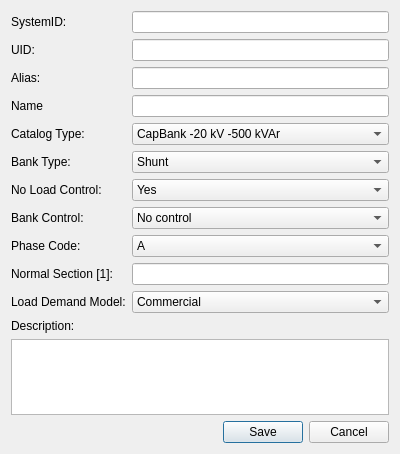
<?xml version="1.0" encoding="UTF-8"?>
<ui version="4.0">
 <class>ReactorBankPlacement</class>
 <widget class="QDialog" name="ReactorBankPlacement">
  <property name="geometry">
   <rect>
    <x>0</x>
    <y>0</y>
    <width>400</width>
    <height>454</height>
   </rect>
  </property>
  <property name="windowTitle">
   <string>Dialog</string>
  </property>
  <layout class="QVBoxLayout" name="verticalLayout">
   <item>
    <layout class="QGridLayout" name="gridLayout_2">
     <item row="4" column="1">
      <widget class="QLineEdit" name="reactorBPName_lineEdit"/>
     </item>
     <item row="7" column="1">
      <widget class="QComboBox" name="reactorBPNLC_comboBox">
       <item>
        <property name="text">
         <string>Yes</string>
        </property>
       </item>
       <item>
        <property name="text">
         <string>No</string>
        </property>
       </item>
      </widget>
     </item>
     <item row="13" column="0" colspan="2">
      <widget class="QTextEdit" name="reactorBPDescription_textEdit"/>
     </item>
     <item row="4" column="0">
      <widget class="QLabel" name="label_23">
       <property name="text">
        <string>Name</string>
       </property>
      </widget>
     </item>
     <item row="8" column="1">
      <widget class="QComboBox" name="reactorBPBC_comboBox">
       <item>
        <property name="text">
         <string>No control</string>
        </property>
       </item>
       <item>
        <property name="text">
         <string>Volt/VAr control</string>
        </property>
       </item>
       <item>
        <property name="text">
         <string>Voltage regulation</string>
        </property>
       </item>
       <item>
        <property name="text">
         <string>Time switched control</string>
        </property>
       </item>
      </widget>
     </item>
     <item row="8" column="0">
      <widget class="QLabel" name="label_14">
       <property name="text">
        <string>Bank Control:</string>
       </property>
      </widget>
     </item>
     <item row="9" column="1">
      <widget class="QComboBox" name="reactorBPPC_comboBox">
       <item>
        <property name="text">
         <string>A</string>
        </property>
       </item>
       <item>
        <property name="text">
         <string>B</string>
        </property>
       </item>
       <item>
        <property name="text">
         <string>C</string>
        </property>
       </item>
       <item>
        <property name="text">
         <string>AB</string>
        </property>
       </item>
       <item>
        <property name="text">
         <string>AC</string>
        </property>
       </item>
       <item>
        <property name="text">
         <string>BC</string>
        </property>
       </item>
       <item>
        <property name="text">
         <string>ABC</string>
        </property>
       </item>
      </widget>
     </item>
     <item row="10" column="1">
      <widget class="QLineEdit" name="reactorBPNormSect_lineEdit"/>
     </item>
     <item row="3" column="0">
      <widget class="QLabel" name="label_16">
       <property name="text">
        <string>Alias:</string>
       </property>
      </widget>
     </item>
     <item row="9" column="0">
      <widget class="QLabel" name="label_13">
       <property name="text">
        <string>Phase Code:</string>
       </property>
      </widget>
     </item>
     <item row="6" column="1">
      <widget class="QComboBox" name="reactorBPBankType_comboBox">
       <item>
        <property name="text">
         <string>Shunt</string>
        </property>
       </item>
       <item>
        <property name="text">
         <string>Serial</string>
        </property>
       </item>
      </widget>
     </item>
     <item row="6" column="0">
      <widget class="QLabel" name="label_20">
       <property name="text">
        <string>Bank Type: </string>
       </property>
      </widget>
     </item>
     <item row="2" column="0">
      <widget class="QLabel" name="label_19">
       <property name="text">
        <string>UID:</string>
       </property>
      </widget>
     </item>
     <item row="11" column="0">
      <widget class="QLabel" name="label_22">
       <property name="text">
        <string>Load Demand Model:</string>
       </property>
      </widget>
     </item>
     <item row="5" column="1">
      <widget class="QComboBox" name="reactorBPCatType_comboBox">
       <item>
        <property name="text">
         <string>CapBank -20 kV -500 kVAr</string>
        </property>
       </item>
       <item>
        <property name="text">
         <string>CapBank -20 kV -250 kVAr</string>
        </property>
       </item>
       <item>
        <property name="text">
         <string>CapBank -20 kV -1000 kVAr</string>
        </property>
       </item>
       <item>
        <property name="text">
         <string>CapBank -20 kV -100 kVAr</string>
        </property>
       </item>
       <item>
        <property name="text">
         <string>CapBank -20 kV -2500 kVAr</string>
        </property>
       </item>
      </widget>
     </item>
     <item row="2" column="1">
      <widget class="QLineEdit" name="reactorBPUID_lineEdit"/>
     </item>
     <item row="1" column="1">
      <widget class="QLineEdit" name="reactorBPsystemID_lineEdit"/>
     </item>
     <item row="11" column="1">
      <widget class="QComboBox" name="reactorBPLDM_comboBox">
       <item>
        <property name="text">
         <string>Commercial</string>
        </property>
       </item>
       <item>
        <property name="text">
         <string>Culture</string>
        </property>
       </item>
       <item>
        <property name="text">
         <string>EDC</string>
        </property>
       </item>
       <item>
        <property name="text">
         <string>Education</string>
        </property>
       </item>
       <item>
        <property name="text">
         <string>EMB</string>
        </property>
       </item>
       <item>
        <property name="text">
         <string>Goverment</string>
        </property>
       </item>
       <item>
        <property name="text">
         <string>HLS</string>
        </property>
       </item>
       <item>
        <property name="text">
         <string>Hospital</string>
        </property>
       </item>
       <item>
        <property name="text">
         <string>IND</string>
        </property>
       </item>
       <item>
        <property name="text">
         <string>Others</string>
        </property>
       </item>
       <item>
        <property name="text">
         <string>R/C</string>
        </property>
       </item>
       <item>
        <property name="text">
         <string>Recidential</string>
        </property>
       </item>
       <item>
        <property name="text">
         <string>RES</string>
        </property>
       </item>
       <item>
        <property name="text">
         <string>RLG</string>
        </property>
       </item>
       <item>
        <property name="text">
         <string>Utility</string>
        </property>
       </item>
       <item>
        <property name="text">
         <string>VIP</string>
        </property>
       </item>
       <item>
        <property name="text">
         <string>AGR</string>
        </property>
       </item>
       <item>
        <property name="text">
         <string>Undefined</string>
        </property>
       </item>
       <item>
        <property name="text">
         <string>Generation</string>
        </property>
       </item>
       <item>
        <property name="text">
         <string>Capacitor bank</string>
        </property>
       </item>
      </widget>
     </item>
     <item row="7" column="0">
      <widget class="QLabel" name="label_17">
       <property name="text">
        <string>No Load Control: </string>
       </property>
      </widget>
     </item>
     <item row="10" column="0">
      <widget class="QLabel" name="label_21">
       <property name="text">
        <string>Normal Section [1]:</string>
       </property>
      </widget>
     </item>
     <item row="3" column="1">
      <widget class="QLineEdit" name="reactorBPAlias_lineEdit"/>
     </item>
     <item row="5" column="0">
      <widget class="QLabel" name="label_18">
       <property name="text">
        <string>Catalog Type:</string>
       </property>
      </widget>
     </item>
     <item row="1" column="0">
      <widget class="QLabel" name="label_12">
       <property name="text">
        <string>SystemID:</string>
       </property>
      </widget>
     </item>
     <item row="12" column="0">
      <widget class="QLabel" name="label_15">
       <property name="text">
        <string>Description:</string>
       </property>
      </widget>
     </item>
    </layout>
   </item>
   <item>
    <widget class="QDialogButtonBox" name="reactorBPButtons_buttonBox">
     <property name="standardButtons">
      <set>QDialogButtonBox::Cancel|QDialogButtonBox::Save</set>
     </property>
    </widget>
   </item>
  </layout>
 </widget>
 <resources/>
 <connections/>
</ui>
